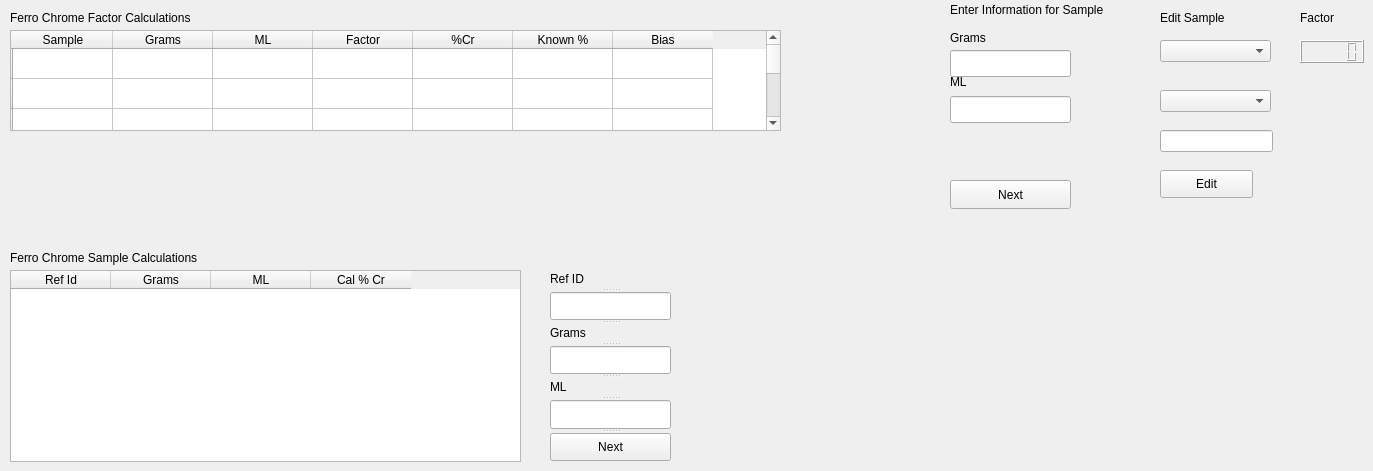
    <widget class="QWidget" name="ferro_chrome">
     <attribute name="title">
      <string>FerroChrome</string>
     </attribute>
     <widget class="QLabel" name="FeFactorCalculations">
      <property name="geometry">
       <rect>
        <x>10</x>
        <y>10</y>
        <width>221</width>
        <height>16</height>
       </rect>
      </property>
      <property name="text">
       <string>Ferro Chrome Factor Calculations</string>
      </property>
     </widget>
     <widget class="QLabel" name="FeSampleInfo">
      <property name="geometry">
       <rect>
        <x>950</x>
        <y>0</y>
        <width>221</width>
        <height>20</height>
       </rect>
      </property>
      <property name="text">
       <string>Enter Information for Sample</string>
      </property>
     </widget>
     <widget class="QTableWidget" name="FeFactorTableWidget">
      <property name="enabled">
       <bool>true</bool>
      </property>
      <property name="geometry">
       <rect>
        <x>10</x>
        <y>30</y>
        <width>771</width>
        <height>101</height>
       </rect>
      </property>
      <row>
       <property name="text">
        <string/>
       </property>
      </row>
      <row>
       <property name="text">
        <string/>
       </property>
      </row>
      <row>
       <property name="text">
        <string/>
       </property>
      </row>
      <row>
       <property name="text">
        <string/>
       </property>
      </row>
      <row>
       <property name="text">
        <string/>
       </property>
      </row>
      <column>
       <property name="text">
        <string>Sample</string>
       </property>
      </column>
      <column>
       <property name="text">
        <string>Grams</string>
       </property>
      </column>
      <column>
       <property name="text">
        <string>ML</string>
       </property>
      </column>
      <column>
       <property name="text">
        <string>Factor</string>
       </property>
      </column>
      <column>
       <property name="text">
        <string>%Cr</string>
       </property>
      </column>
      <column>
       <property name="text">
        <string>Known %</string>
       </property>
      </column>
      <column>
       <property name="text">
        <string>Bias</string>
       </property>
      </column>
      <item row="0" column="1">
       <property name="text">
        <string/>
       </property>
       <property name="flags">
        <set>ItemIsDragEnabled|ItemIsUserCheckable|ItemIsEnabled</set>
       </property>
      </item>
      <item row="0" column="2">
       <property name="text">
        <string/>
       </property>
       <property name="flags">
        <set>ItemIsDragEnabled|ItemIsUserCheckable|ItemIsEnabled</set>
       </property>
      </item>
      <item row="0" column="3">
       <property name="text">
        <string/>
       </property>
       <property name="flags">
        <set>ItemIsDragEnabled|ItemIsUserCheckable|ItemIsEnabled</set>
       </property>
      </item>
      <item row="0" column="4">
       <property name="text">
        <string/>
       </property>
       <property name="flags">
        <set>ItemIsDragEnabled|ItemIsUserCheckable|ItemIsEnabled</set>
       </property>
      </item>
      <item row="0" column="5">
       <property name="text">
        <string/>
       </property>
       <property name="flags">
        <set>ItemIsDragEnabled|ItemIsUserCheckable|ItemIsEnabled</set>
       </property>
      </item>
      <item row="1" column="1">
       <property name="text">
        <string/>
       </property>
       <property name="flags">
        <set>ItemIsDragEnabled|ItemIsUserCheckable|ItemIsEnabled</set>
       </property>
      </item>
      <item row="1" column="2">
       <property name="text">
        <string/>
       </property>
       <property name="flags">
        <set>ItemIsDragEnabled|ItemIsUserCheckable|ItemIsEnabled</set>
       </property>
      </item>
      <item row="1" column="3">
       <property name="text">
        <string/>
       </property>
       <property name="flags">
        <set>ItemIsDragEnabled|ItemIsUserCheckable|ItemIsEnabled</set>
       </property>
      </item>
      <item row="1" column="4">
       <property name="text">
        <string/>
       </property>
       <property name="flags">
        <set>ItemIsDragEnabled|ItemIsUserCheckable|ItemIsEnabled</set>
       </property>
      </item>
      <item row="1" column="5">
       <property name="text">
        <string/>
       </property>
       <property name="flags">
        <set>ItemIsDragEnabled|ItemIsUserCheckable|ItemIsEnabled</set>
       </property>
      </item>
      <item row="2" column="1">
       <property name="text">
        <string/>
       </property>
       <property name="flags">
        <set>ItemIsDragEnabled|ItemIsUserCheckable|ItemIsEnabled</set>
       </property>
      </item>
      <item row="2" column="2">
       <property name="text">
        <string/>
       </property>
       <property name="flags">
        <set>ItemIsDragEnabled|ItemIsUserCheckable|ItemIsEnabled</set>
       </property>
      </item>
      <item row="2" column="3">
       <property name="text">
        <string/>
       </property>
       <property name="flags">
        <set>ItemIsDragEnabled|ItemIsUserCheckable|ItemIsEnabled</set>
       </property>
      </item>
      <item row="2" column="4">
       <property name="text">
        <string/>
       </property>
       <property name="flags">
        <set>ItemIsDragEnabled|ItemIsUserCheckable|ItemIsEnabled</set>
       </property>
      </item>
      <item row="2" column="5">
       <property name="text">
        <string/>
       </property>
       <property name="flags">
        <set>ItemIsDragEnabled|ItemIsUserCheckable|ItemIsEnabled</set>
       </property>
      </item>
      <item row="3" column="1">
       <property name="text">
        <string/>
       </property>
       <property name="flags">
        <set>ItemIsDragEnabled|ItemIsUserCheckable|ItemIsEnabled</set>
       </property>
      </item>
      <item row="3" column="2">
       <property name="text">
        <string/>
       </property>
       <property name="flags">
        <set>ItemIsDragEnabled|ItemIsUserCheckable|ItemIsEnabled</set>
       </property>
      </item>
      <item row="3" column="3">
       <property name="text">
        <string/>
       </property>
       <property name="flags">
        <set>ItemIsDragEnabled|ItemIsUserCheckable|ItemIsEnabled</set>
       </property>
      </item>
      <item row="3" column="4">
       <property name="text">
        <string/>
       </property>
       <property name="flags">
        <set>ItemIsDragEnabled|ItemIsUserCheckable|ItemIsEnabled</set>
       </property>
      </item>
      <item row="3" column="5">
       <property name="text">
        <string/>
       </property>
       <property name="flags">
        <set>ItemIsDragEnabled|ItemIsUserCheckable|ItemIsEnabled</set>
       </property>
      </item>
      <item row="4" column="1">
       <property name="text">
        <string/>
       </property>
       <property name="flags">
        <set>ItemIsDragEnabled|ItemIsUserCheckable|ItemIsEnabled</set>
       </property>
      </item>
      <item row="4" column="2">
       <property name="text">
        <string/>
       </property>
       <property name="flags">
        <set>ItemIsDragEnabled|ItemIsUserCheckable|ItemIsEnabled</set>
       </property>
      </item>
      <item row="4" column="3">
       <property name="text">
        <string/>
       </property>
       <property name="flags">
        <set>ItemIsDragEnabled|ItemIsUserCheckable|ItemIsEnabled</set>
       </property>
      </item>
      <item row="4" column="4">
       <property name="text">
        <string/>
       </property>
       <property name="flags">
        <set>ItemIsDragEnabled|ItemIsUserCheckable|ItemIsEnabled</set>
       </property>
      </item>
      <item row="4" column="5">
       <property name="text">
        <string/>
       </property>
       <property name="flags">
        <set>ItemIsDragEnabled|ItemIsUserCheckable|ItemIsEnabled</set>
       </property>
      </item>
     </widget>
     <widget class="QLCDNumber" name="fe_factor_display">
      <property name="geometry">
       <rect>
        <x>1300</x>
        <y>40</y>
        <width>64</width>
        <height>23</height>
       </rect>
      </property>
     </widget>
     <widget class="QLabel" name="fe_factor_label_text">
      <property name="geometry">
       <rect>
        <x>1300</x>
        <y>10</y>
        <width>60</width>
        <height>16</height>
       </rect>
      </property>
      <property name="text">
       <string>Factor</string>
      </property>
     </widget>
     <widget class="QTableWidget" name="fe_tableWidget">
      <property name="geometry">
       <rect>
        <x>10</x>
        <y>270</y>
        <width>511</width>
        <height>192</height>
       </rect>
      </property>
      <column>
       <property name="text">
        <string>Ref Id</string>
       </property>
      </column>
      <column>
       <property name="text">
        <string>Grams</string>
       </property>
      </column>
      <column>
       <property name="text">
        <string>ML</string>
       </property>
      </column>
      <column>
       <property name="text">
        <string>Cal % Cr</string>
       </property>
      </column>
     </widget>
     <widget class="QLabel" name="feSampletabletext">
      <property name="geometry">
       <rect>
        <x>10</x>
        <y>250</y>
        <width>231</width>
        <height>16</height>
       </rect>
      </property>
      <property name="text">
       <string>Ferro Chrome Sample Calculations</string>
      </property>
     </widget>
     <widget class="QSplitter" name="splitter_2">
      <property name="geometry">
       <rect>
        <x>550</x>
        <y>270</y>
        <width>121</width>
        <height>191</height>
       </rect>
      </property>
      <property name="orientation">
       <enum>Qt::Vertical</enum>
      </property>
      <widget class="QLabel" name="fe_sample_ref_id_text">
       <property name="text">
        <string>Ref ID</string>
       </property>
      </widget>
      <widget class="QLineEdit" name="fe_sample_ref_id"/>
      <widget class="QLabel" name="fe_sample_grams_text">
       <property name="text">
        <string>Grams</string>
       </property>
      </widget>
      <widget class="QLineEdit" name="fe_sample_grams_value"/>
      <widget class="QLabel" name="fe_sample_ml_text">
       <property name="text">
        <string>ML</string>
       </property>
      </widget>
      <widget class="QLineEdit" name="fe_sample_ml_value"/>
      <widget class="QPushButton" name="fe_sample_next_button">
       <property name="text">
        <string>Next</string>
       </property>
      </widget>
     </widget>
     <widget class="QLabel" name="fe_factor_grams_text">
      <property name="geometry">
       <rect>
        <x>950</x>
        <y>30</y>
        <width>121</width>
        <height>16</height>
       </rect>
      </property>
      <property name="text">
       <string>Grams</string>
      </property>
     </widget>
     <widget class="QLineEdit" name="fe_factor_grams_value">
      <property name="geometry">
       <rect>
        <x>950</x>
        <y>50</y>
        <width>121</width>
        <height>27</height>
       </rect>
      </property>
     </widget>
     <widget class="QLabel" name="fe_factor_ml_text">
      <property name="geometry">
       <rect>
        <x>950</x>
        <y>74</y>
        <width>121</width>
        <height>16</height>
       </rect>
      </property>
      <property name="text">
       <string>ML</string>
      </property>
     </widget>
     <widget class="QLineEdit" name="fe_factor_ml_value">
      <property name="geometry">
       <rect>
        <x>950</x>
        <y>96</y>
        <width>121</width>
        <height>27</height>
       </rect>
      </property>
     </widget>
     <widget class="QPushButton" name="fe_factor_next_button">
      <property name="geometry">
       <rect>
        <x>950</x>
        <y>180</y>
        <width>121</width>
        <height>29</height>
       </rect>
      </property>
      <property name="text">
       <string>Next</string>
      </property>
     </widget>
     <widget class="QComboBox" name="fe_input_combobox">
      <property name="geometry">
       <rect>
        <x>1160</x>
        <y>90</y>
        <width>111</width>
        <height>22</height>
       </rect>
      </property>
     </widget>
     <widget class="QLineEdit" name="fe_edit_input">
      <property name="geometry">
       <rect>
        <x>1160</x>
        <y>130</y>
        <width>113</width>
        <height>22</height>
       </rect>
      </property>
     </widget>
     <widget class="QComboBox" name="fe_sample_combobox">
      <property name="geometry">
       <rect>
        <x>1160</x>
        <y>40</y>
        <width>111</width>
        <height>22</height>
       </rect>
      </property>
     </widget>
     <widget class="QPushButton" name="fe_edit_button">
      <property name="geometry">
       <rect>
        <x>1160</x>
        <y>170</y>
        <width>93</width>
        <height>28</height>
       </rect>
      </property>
      <property name="text">
       <string>Edit</string>
      </property>
     </widget>
     <widget class="QLabel" name="fe_edit_label">
      <property name="geometry">
       <rect>
        <x>1160</x>
        <y>10</y>
        <width>101</width>
        <height>16</height>
       </rect>
      </property>
      <property name="text">
       <string>Edit Sample</string>
      </property>
     </widget>
    </widget>
